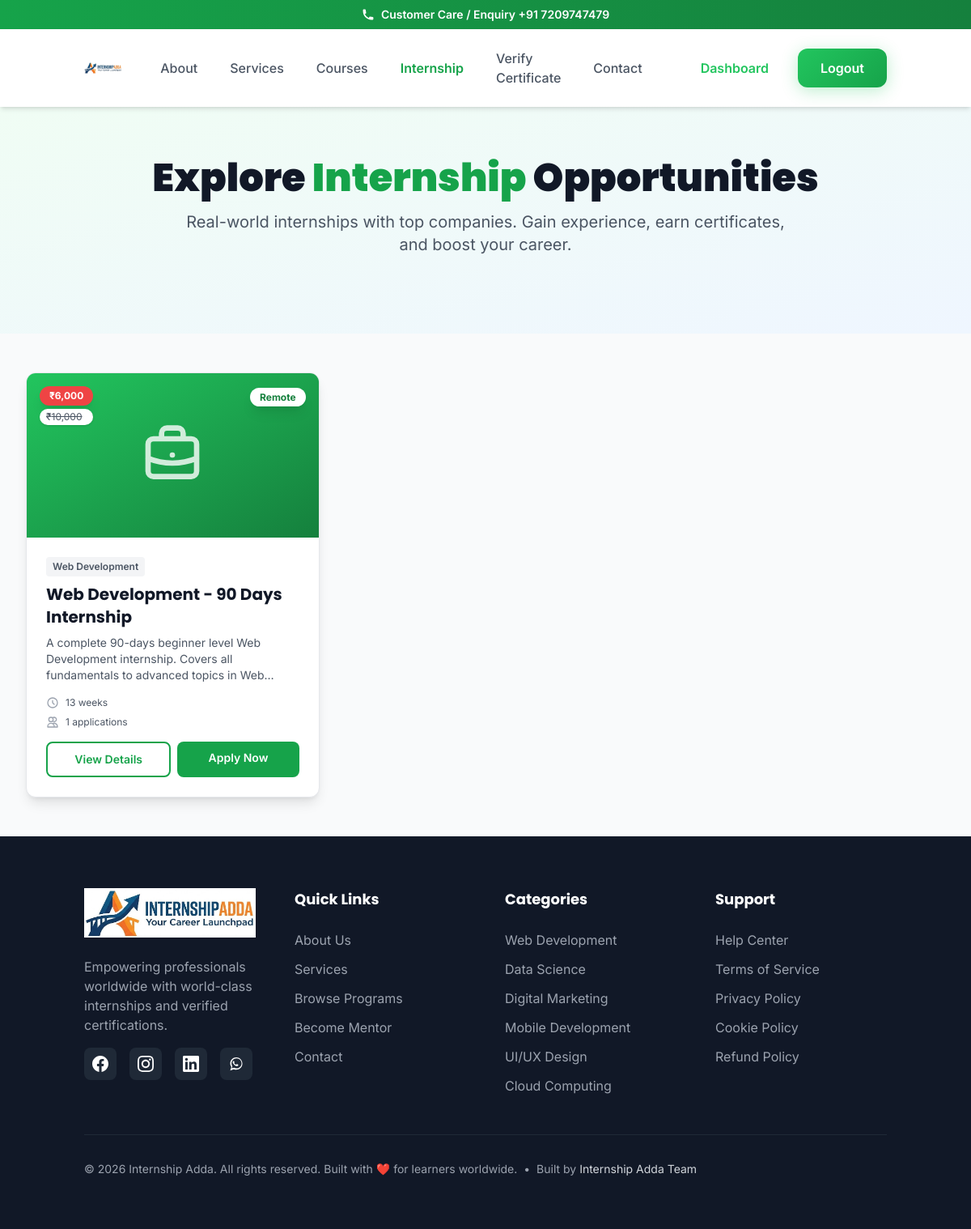
The page /public/internships.php (signed in) on the database its author committed.
### tables this page shows
CREATE TABLE `internships` (
  `id` int(11) NOT NULL,
  `title` varchar(255) NOT NULL,
  `slug` varchar(255) NOT NULL,
  `description` text DEFAULT NULL,
  `company_name` varchar(255) DEFAULT NULL,
  `location` varchar(255) DEFAULT NULL,
  `duration` varchar(100) DEFAULT NULL,
  `stipend` decimal(10,2) DEFAULT 0.00,
  `mode` enum('Remote','Onsite','Hybrid') DEFAULT 'Remote',
  `duration_weeks` int(11) NOT NULL DEFAULT 4,
  `cover_image` varchar(255) DEFAULT NULL,
  `skill_level` enum('beginner','intermediate','advanced') DEFAULT 'beginner',
  `category` varchar(100) DEFAULT NULL,
  `is_active` tinyint(1) DEFAULT 1,
  `enrollment_limit` int(11) DEFAULT NULL,
  `price` decimal(10,2) DEFAULT 0.00,
  `discount_price` decimal(10,2) DEFAULT NULL,
  `discount_percentage` int(11) DEFAULT NULL,
  `requirements` text DEFAULT NULL,
  `responsibilities` text DEFAULT NULL,
  `benefits` text DEFAULT NULL,
  `what_you_learn` text DEFAULT NULL,
  `certificate_template_id` int(11) DEFAULT NULL,
  `created_at` timestamp NOT NULL DEFAULT current_timestamp(),
  `updated_at` timestamp NOT NULL DEFAULT current_timestamp() ON UPDATE current_timestamp()
);

### public/internships.php (the view, shortened to what the rows shown need)
<?php
$dbConfig = require __DIR__ . '/../app/config/database.php';
$dsn = sprintf("mysql:host=%s;port=%s;dbname=%s;charset=%s",
    $dbConfig['host'], $dbConfig['port'], $dbConfig['database'], $dbConfig['charset']
);
try {
    $db = new PDO($dsn, $dbConfig['username'], $dbConfig['password'], $dbConfig['options']);
} catch (PDOException $e) {
    die("Database connection failed: " . $e->getMessage());
}
try {
    $stmt = $db->prepare("
        SELECT i.*,
               COALESCE((SELECT COUNT(*) FROM internship_enrollments WHERE internship_id = i.id), 0) as total_applications,
               COALESCE((SELECT AVG(rating) FROM internship_reviews WHERE internship_id = i.id), 0) as avg_rating,
               COALESCE((SELECT COUNT(*) FROM internship_reviews WHERE internship_id = i.id), 0) as total_reviews
        FROM internships i
        WHERE i.is_active = 1
        ORDER BY i.created_at DESC
    ");
    $stmt->execute();
    $internships = $stmt->fetchAll();
} catch (PDOException $e) {
    try {
        $stmt = $db->prepare("SELECT * FROM internships WHERE is_active = 1 ORDER BY created_at DESC");
        $stmt->execute();
        $internships = $stmt->fetchAll();
        foreach ($internships as &$int) {
            $int['total_applications'] = 0;
            $int['avg_rating'] = 0;
            $int['total_reviews'] = 0;
        }
    } catch (PDOException $e2) {
        die("Query failed: " . $e2->getMessage());
    }
}
function safeText($text) {
    return htmlspecialchars_decode($text ?? '', ENT_QUOTES);
}
?>
<!DOCTYPE html>
<html lang="en">
<head>
    <script src="https://cdn.tailwindcss.com"></script>
</head>
<body class="bg-gray-50">
<section class="bg-gradient-to-br from-primary-50 to-blue-50 py-12 md:py-16">
    <div class="max-w-7xl mx-auto px-4 sm:px-6 lg:px-8 text-center">
        <h1 class="text-3xl sm:text-4xl lg:text-5xl font-black text-gray-900 mb-4">
            Explore <span class="text-primary-600">Internship</span> Opportunities
        </h1>
    </div>
</section>
<section class="max-w-7xl mx-auto px-4 sm:px-6 lg:px-8 py-12">
    <?php if (empty($internships)): ?>
        <div class="text-center py-16">
            <svg class="w-24 h-24 mx-auto text-gray-300 mb-4" fill="none" stroke="currentColor" viewBox="0 0 24 24">
                <path stroke-linecap="round" stroke-linejoin="round" stroke-width="2" d="M21 13.255A23.931 23.931 0 0112 15c-3.183 0-6.22-.62-9-1.745M16 6V4a2 2 0 00-2-2h-4a2 2 0 00-2 2v2m4 6h.01M5 20h14a2 2 0 002-2V8a2 2 0 00-2-2H5a2 2 0 00-2 2v10a2 2 0 002 2z"></path>
            </svg>
            <h3 class="text-xl font-bold text-gray-900 mb-2">No Internships Available</h3>
            <p class="text-gray-600">Check back soon for new opportunities!</p>
        </div>
    <?php else: ?>
        <div class="grid sm:grid-cols-2 lg:grid-cols-3 gap-6">
            <?php foreach ($internships as $internship): ?>
                <?php
                    $price = floatval($internship['price'] ?? 0);
                    $discountPrice = floatval($internship['discount_price'] ?? 0);
                    $isFree = $price == 0;
                    $hasDiscount = $discountPrice > 0 && $discountPrice < $price;
                    $finalPrice = $hasDiscount ? $discountPrice : $price;
                    $mode = $internship['mode'] ?? 'Remote';
                    $coverImage = $internship['cover_image'] ?? null;
                ?>
                <div class="bg-white rounded-xl shadow-lg border border-gray-200 overflow-hidden hover:shadow-2xl transition-all duration-300 hover:scale-105 flex flex-col">
                    <div class="aspect-video relative overflow-hidden">
                        <?php if (!empty($coverImage)): ?>
                            <img src="<?php echo htmlspecialchars($coverImage); ?>"
                                 alt="<?php echo safeText($internship['title']); ?>"
                                 class="w-full h-full object-cover"
                                 onerror="this.onerror=null; this.parentElement.innerHTML='<div class=\'w-full h-full bg-gradient-to-br from-primary-500 to-primary-700 flex items-center justify-center\'><svg class=\'w-20 h-20 text-white opacity-80\' fill=\'none\' stroke=\'currentColor\' viewBox=\'0 0 24 24\'><path stroke-linecap=\'round\' stroke-linejoin=\'round\' stroke-width=\'2\' d=\'M21 13.255A23.931 23.931 0 0112 15c-3.183 0-6.22-.62-9-1.745M16 6V4a2 2 0 00-2-2h-4a2 2 0 00-2 2v2m4 6h.01M5 20h14a2 2 0 002-2V8a2 2 0 00-2-2H5a2 2 0 00-2 2v10a2 2 0 002 2z\'></path></svg></div>';">
                        <?php else: ?>
                            <div class="w-full h-full bg-gradient-to-br from-primary-500 to-primary-700 flex items-center justify-center">
                            </div>
                        <?php endif; ?>
                        <div class="absolute top-4 right-4">
                            <span class="bg-white text-primary-700 px-3 py-1 rounded-full text-xs font-bold shadow-lg">
                                <?php echo safeText($mode); ?>
                            </span>
                        </div>
                        <div class="absolute top-4 left-4">
                            <?php if ($isFree): ?>
                                <span class="bg-green-500 text-white px-3 py-1 rounded-full text-xs font-bold shadow-lg">
                                    FREE
                                </span>
                            <?php else: ?>
                                <?php if ($hasDiscount): ?>
                                    <div class="flex flex-col gap-1">
                                        <span class="bg-red-500 text-white px-3 py-1 rounded-full text-xs font-bold shadow-lg">
                                            ₹<?php echo number_format($finalPrice); ?>
                                        </span>
                                        <span class="bg-white text-gray-600 px-2 py-0.5 rounded-full text-xs line-through shadow">
                                            ₹<?php echo number_format($price); ?>
                                        </span>
                                    </div>
                                <?php else: ?>
                                    <span class="bg-blue-500 text-white px-3 py-1 rounded-full text-xs font-bold shadow-lg">
                                        ₹<?php echo number_format($price); ?>
                                    </span>
                                <?php endif; ?>
                            <?php endif; ?>
                        </div>
                    </div>
                    <div class="p-6 flex-1 flex flex-col">
                        <div class="flex items-center gap-2 mb-2 flex-wrap">
                            <?php if (!empty($internship['category'])): ?>
                                <span class="text-xs font-semibold text-gray-600 bg-gray-100 px-2 py-1 rounded">
                                    <?php echo safeText($internship['category']); ?>
                                </span>
                            <?php endif; ?>
                        </div>
                        <h3 class="text-xl font-bold text-gray-900 mb-2 line-clamp-2">
                            <?php echo safeText($internship['title']); ?>
                        </h3>
                        <p class="text-sm text-gray-600 mb-4 line-clamp-3 flex-1">
                            <?php echo safeText($internship['description']); ?>
                        </p>
                        <div class="space-y-2 mb-4 text-xs text-gray-600">
                            <?php if (!empty($internship['duration'])): ?>
                                <div class="flex items-center gap-2">
                                    <svg class="w-4 h-4 text-gray-400 flex-shrink-0" fill="none" stroke="currentColor" viewBox="0 0 24 24">
                                        <path stroke-linecap="round" stroke-linejoin="round" stroke-width="2" d="M12 8v4l3 3m6-3a9 9 0 11-18 0 9 9 0 0118 0z"></path>
                                    </svg>
                                    <span><?php echo safeText($internship['duration']); ?></span>
                                </div>
                            <?php endif; ?>
                            <div class="flex items-center gap-2">
                                <svg class="w-4 h-4 text-gray-400 flex-shrink-0" fill="none" stroke="currentColor" viewBox="0 0 24 24">
                                    <path stroke-linecap="round" stroke-linejoin="round" stroke-width="2" d="M12 4.354a4 4 0 110 5.292M15 21H3v-1a6 6 0 0112 0v1zm0 0h6v-1a6 6 0 00-9-5.197M13 7a4 4 0 11-8 0 4 4 0 018 0z"></path>
                                </svg>
                                <span><?php echo intval($internship['total_applications']); ?> applications</span>
                            </div>
                        </div>
                        <div class="flex gap-2">
                            <a href="/public/internship-details.php?slug=<?php echo urlencode($internship['slug']); ?>" class="flex-1 bg-white border-2 border-primary-600 text-primary-600 text-center px-4 py-2.5 rounded-lg font-semibold hover:bg-primary-50 transition-colors text-sm">
                                View Details
                            </a>
                            <a href="/public/internship-details.php?slug=<?php echo urlencode($internship['slug']); ?>" class="flex-1 bg-primary-600 hover:bg-primary-700 text-white text-center px-4 py-2.5 rounded-lg font-semibold transition-colors text-sm">
                                Apply Now
                            </a>
                        </div>
                    </div>
                </div>
            <?php endforeach; ?>
        </div>
    <?php endif; ?>
</section>
</body>
</html>

### rows shown on the page
internships: mode "Remote", finalPrice "6,000", price "10,000", category "Web Development", title "Web Development - 90 Days Internship", description "A complete 90-days beginner level Web Development internship. Covers all fundamentals to advanced topics in…", duration "13 weeks", total_applications "1"
